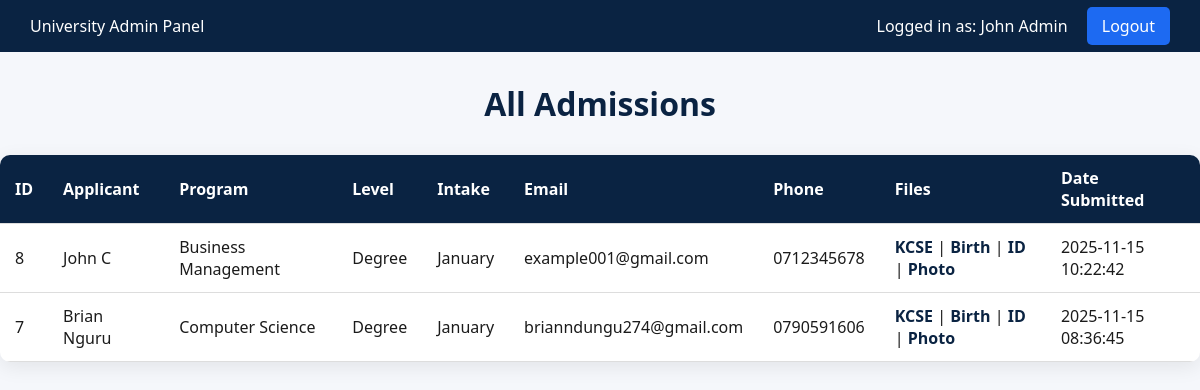
/ADMIN/view_admissions.php (signed in), run on the app's committed database.
### tables this page shows
CREATE TABLE `admissions` (
  `id` int(11) NOT NULL,
  `first_name` varchar(100) NOT NULL,
  `last_name` varchar(100) NOT NULL,
  `dob` date NOT NULL,
  `gender` varchar(20) NOT NULL,
  `phone` varchar(50) NOT NULL,
  `email` varchar(100) NOT NULL,
  `county` varchar(100) NOT NULL,
  `town` varchar(100) DEFAULT NULL,
  `program` varchar(100) NOT NULL,
  `level` varchar(50) NOT NULL,
  `intake` varchar(50) NOT NULL,
  `education` varchar(50) NOT NULL,
  `institution` varchar(150) NOT NULL,
  `completion_year` varchar(10) NOT NULL,
  `grade` varchar(10) NOT NULL,
  `kcse` varchar(255) NOT NULL,
  `birth_cert` varchar(255) NOT NULL,
  `id_doc` varchar(255) NOT NULL,
  `photo` varchar(255) NOT NULL,
  `guardian_name` varchar(150) NOT NULL,
  `guardian_phone` varchar(50) NOT NULL,
  `guardian_relation` varchar(50) NOT NULL,
  `message` text DEFAULT NULL,
  `submission_date` timestamp NOT NULL DEFAULT current_timestamp()
);

### ADMIN/view_admissions.php (the view, shortened to what this page needs)
<?php
$conn = new PDO("mysql:host=localhost;dbname=university;charset=utf8","root","");
$conn->setAttribute(PDO::ATTR_ERRMODE, PDO::ERRMODE_EXCEPTION);
$stmt = $conn->query("SELECT * FROM admissions ORDER BY submission_date DESC");
$admissions = $stmt->fetchAll(PDO::FETCH_ASSOC);
?>
<!DOCTYPE html>
<html lang="en">
<head>
</head>
<body>
<div class="navbar">
    <div>University Admin Panel</div>
    <div>
        Logged in as: <?= htmlspecialchars($_SESSION['admin_name']); ?>
        <a href="logout.php">Logout</a>
    </div>
</div>
<h1>All Admissions</h1>
<?php if(count($admissions) > 0): ?>
<table>
<thead>
<tr>
<th>ID</th>
<th>Applicant</th>
<th>Program</th>
<th>Level</th>
<th>Intake</th>
<th>Email</th>
<th>Phone</th>
<th>Files</th>
<th>Date Submitted</th>
</tr>
</thead>
<tbody>
<?php foreach($admissions as $ad): ?>
<tr>
<td data-label="ID"><?= htmlspecialchars($ad['id']) ?></td>
<td data-label="Applicant"><?= htmlspecialchars($ad['first_name'].' '.$ad['last_name']) ?></td>
<td data-label="Program"><?= htmlspecialchars($ad['program']) ?></td>
<td data-label="Level"><?= htmlspecialchars($ad['level']) ?></td>
<td data-label="Intake"><?= htmlspecialchars($ad['intake']) ?></td>
<td data-label="Email"><?= htmlspecialchars($ad['email']) ?></td>
<td data-label="Phone"><?= htmlspecialchars($ad['phone']) ?></td>
<td data-label="Files">
    <?php if($ad['kcse']): ?><a href="uploads/<?= htmlspecialchars(basename($ad['kcse'])) ?>" target="_blank" class="download-link">KCSE</a><?php else: ?>-<?php endif; ?> |
    <?php if($ad['birth_cert']): ?><a href="uploads/<?= htmlspecialchars(basename($ad['birth_cert'])) ?>" target="_blank" class="download-link">Birth</a><?php else: ?>-<?php endif; ?> |
    <?php if($ad['id_doc']): ?><a href="uploads/<?= htmlspecialchars(basename($ad['id_doc'])) ?>" target="_blank" class="download-link">ID</a><?php else: ?>-<?php endif; ?> |
    <?php if($ad['photo']): ?><a href="uploads/<?= htmlspecialchars(basename($ad['photo'])) ?>" target="_blank" class="download-link">Photo</a><?php else: ?>-<?php endif; ?>
</td>
<td data-label="Date"><?= htmlspecialchars($ad['submission_date']) ?></td>
</tr>
<?php endforeach; ?>
</tbody>
</table>
<?php else: ?>
<p style="text-align:center;color:var(--text-light);">No admissions submitted yet.</p>
<?php endif; ?>
</body>
</html>

### ADMIN/view_admissions.php (style rules this page uses)
:root { --primary: #0a2342; --accent: #0a2342; --light: #f5f7fb; --white: #fff; --text-dark: #1b1b1b; --text-light: #555; --shadow: 0 5px 20px rgba(0,0,0,0.08); }
body { font-family:'Segoe UI', Tahoma, Geneva, Verdana, sans-serif;background:var(--light);margin:0;padding:0;color:var(--text-dark); }
.navbar { display:flex;justify-content:space-between;padding:15px 30px;background:var(--primary);color:white;align-items:center; }
.navbar a { color:white;text-decoration:none;margin-left:15px;background:#1d6af2;padding:8px 15px;border-radius:5px;transition:background 0.3s; }
h1 { text-align:center;margin:30px 0;color:var(--primary); }
table { width:100%;border-collapse:collapse;background:var(--white);border-radius:10px;overflow:hidden;box-shadow:var(--shadow);margin-bottom:50px; }
th,td { padding:12px 15px;border-bottom:1px solid #ddd;text-align:left; }
th { background:var(--accent);color:white; }
a.download-link { color:var(--primary);text-decoration:none;font-weight:bold; }

### data on the page
admissions: id "8", first_name+last_name "John C", program "Business Management", level "Degree", intake "January", email "example001@gmail.com", phone "0712345678", submission_date "2025-11-15 10:22:42"
admissions: id "7", first_name+last_name "Brian Nguru", program "Computer Science", level "Degree", intake "January", email "brianndungu274@gmail.com", phone "0790591606", submission_date "2025-11-15 08:36:45"

### other printed values
$_SESSION['admin_name'] "John Admin"
